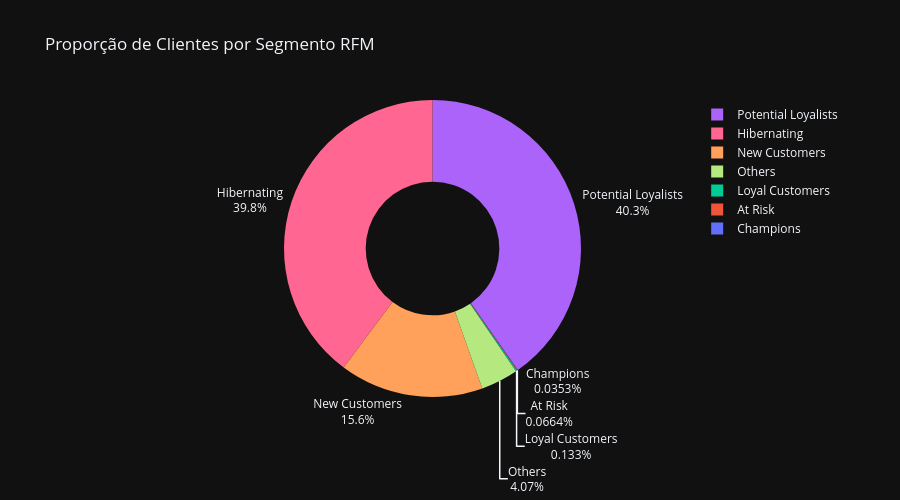

This figure's notebook cell:
### Markdown cell above
## 5. Visualização dos Segmentos

### Code cell
SEGMENT_COLORS = {
    "Champions": "#636EFA",
    "Loyal Customers": "#00CC96",
    "Potential Loyalists": "#AB63FA",
    "New Customers": "#FFA15A",
    "At Risk": "#EF553B",
    "Hibernating": "#FF6692",
    "Others": "#B6E880",
}

seg_counts = rfm["segment"].value_counts().reset_index()
seg_counts.columns = ["Segmento", "Clientes"]

fig = px.pie(
    seg_counts,
    names="Segmento",
    values="Clientes",
    color="Segmento",
    color_discrete_map=SEGMENT_COLORS,
    hole=0.45,
    template="plotly_dark",
    height=500,
    title="Proporção de Clientes por Segmento RFM",
)
fig.update_traces(textposition="outside", textinfo="label+percent")
fig.show()

### Figure 1 — Plotly figure (JSON) as saved in the notebook; plotly's stock layout.template omitted (floating-point values rounded to 4 significant figures)
{"data": [{"customdata": [["Potential Loyalists"], ["Hibernating"], ["New Customers"], ["Others"], ["Loyal Customers"], ["At Risk"], ["Champions"]], "domain": {"x": [0.0, 1.0], "y": [0.0, 1.0]}, "hole": 0.45, "hovertemplate": "Segmento=%{customdata[0]}<br>Clientes=%{value}<extra></extra>", "labels": ["Potential Loyalists", "Hibernating", "New Customers", "Others", "Loyal Customers", "At Risk", "Champions"], "legendgroup": "", "marker": {"colors": ["#AB63FA", "#FF6692", "#FFA15A", "#B6E880", "#00CC96", "#EF553B", "#636EFA"]}, "name": "", "showlegend": true, "textinfo": "label+percent", "textposition": "outside", "type": "pie", "values": [37577, 37154, 14605, 3803, 124, 62, 33]}], "layout": {"height": 500, "legend": {"tracegroupgap": 0}, "title": {"text": "Proporção de Clientes por Segmento RFM"}}}
